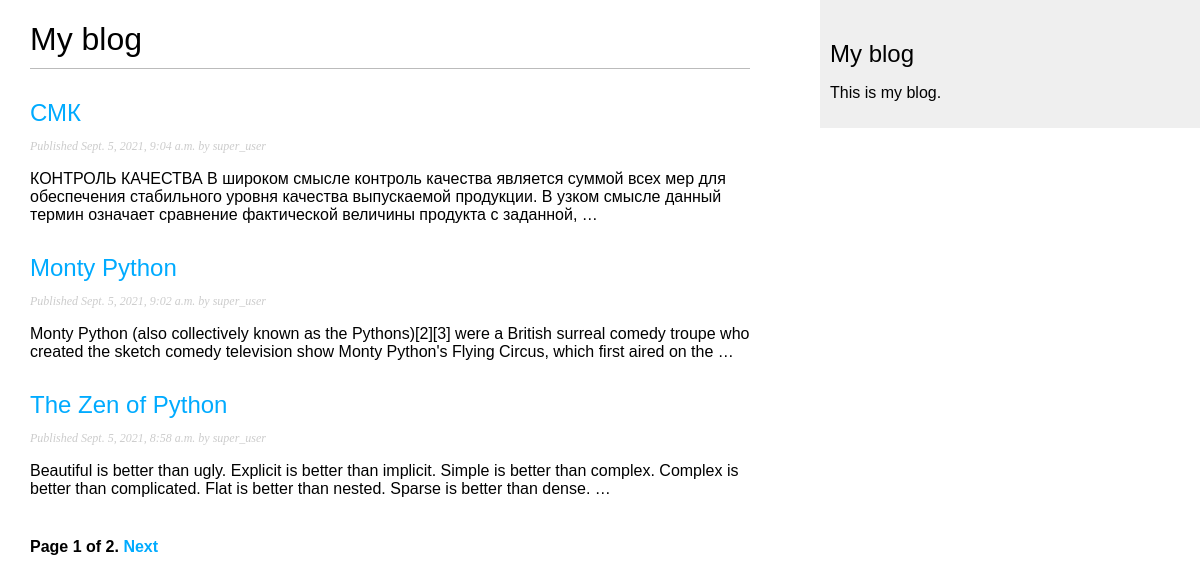
Screenshot of /blog/ with the database file from the repository.
### blog/models.py (models this page shows, shortened)
class Post(models.Model):
    STATUS_CHOICES = (
        ('draft', 'Draft'),
        ('published', 'Published'),
    )
    title = models.CharField(max_length=250)
    slug = models.SlugField(max_length=250,
                            unique_for_date='publish')
    author = models.ForeignKey(User,
                               on_delete=models.CASCADE,
                               related_name='blog_posts')
    body = models.TextField()
    publish = models.DateTimeField(default=timezone.now)
    created = models.DateTimeField(auto_now_add=True)
    updated = models.DateTimeField(auto_now=True)
    status = models.CharField(max_length=10,
                              choices=STATUS_CHOICES,
                              default='draft')
    class Meta:
        ordering = ('-publish',)
    objects = models.Manager()      # The default manager.
    published = PublishedManager()  # Our custom manager.
    def get_absolute_url(self):
        return reverse('blog:post_detail',
                       args=[self.publish.year,
                             self.publish.month,
                             self.publish.day, self.slug])

### blog/views.py (the view)
# urls.py: path('', views.PostListView.as_view(), name='post_list'),
class PostListView(ListView):
    queryset = Post.published.all()
    context_object_name = 'posts'
    paginate_by = 3
    template_name = 'blog/post/list.html'

### blog/templates/blog/post/list.html (shortened to what this page needs)
{% extends "blog/base.html" %}
{% block content %}
    <h1>My blog</h1>
    {% for post in posts %}
        <h2>
            <a href="{{ post.get_absolute_url }}">
                {{ post.title }}
            </a>
        </h2>
        <p class="date">
            Published {{ post.publish }} by {{ post.author }}
        </p>
        {{ post.body|truncatewords:30|linebreaks }}
    {% endfor %}
    {% include "pagination.html" with page=page_obj %}
{% endblock %}

### blog/templates/blog/base.html (shortened to what this page needs)
{% load static %}
<!DOCTYPE html>
<html lang="en">
<head>
    <link href="{% static 'css/blog.css' %}" rel="stylesheet">
</head>
<body>
    <div id="content">
        {% block content %}
        {% endblock %}
    </div>
    <div id="sidebar">
        <h2>My blog</h2>
        <p>This is my blog.</p>
    </div>
</body>
</html>

### blog/templates/pagination.html (shortened to what this page needs)
<div class="pagination">
    <span class="step_links">
        <span class="current">
            Page {{ page.number }} of {{ page.paginator.num_pages }}.
        </span>
        {% if page.has_next %}
            <a href="?page={{ page.next_page_number }}">Next</a>
        {% endif %}
    </span>
</div>

### blog/static/css/blog.css (style rules this page uses)
body { margin:0; padding:0; font-family:helvetica, sans-serif; }
a { color:#00abff; text-decoration:none; }
h1 { font-weight:normal; border-bottom:1px solid #bbb; padding:0 0 10px 0; }
h2 { font-weight:normal; margin:30px 0 0; }
#content { float:left; width:60%; padding:0 0 0 30px; }
#sidebar { float:right; width:30%; padding:10px; background:#efefef; height:100%; }
p.date { color:#ccc; font-family: georgia, serif; font-size: 12px; font-style: italic; }
.pagination { margin:40px 0; font-weight:bold; }

### rows the page displays
Post: title "СМК", publish "Sept. 5, 2021, 9:04 a.m.", author "super_user", body "КОНТРОЛЬ КАЧЕСТВА В широком смысле контроль качества является суммой всех мер для обеспечения стабильного уровня качества выпускаемой продукции. В узком смысле данный термин означает сравнение фактической величины продукта с заданной, …"
Post: title "Monty Python", publish "Sept. 5, 2021, 9:02 a.m.", author "super_user", body "Monty Python (also collectively known as the Pythons)[2][3] were a British surreal comedy troupe who created the sketch comedy television show Monty Python's Flying Circus, which first aired on the …"
Post: title "The Zen of Python", publish "Sept. 5, 2021, 8:58 a.m.", author "super_user", body "Beautiful is better than ugly. Explicit is better than implicit. Simple is better than complex. Complex is better than complicated. Flat is better than nested. Sparse is better than dense. …"

### other values shown
{{ page.number }} "1"
{{ page.paginator.num_pages }} "2"
